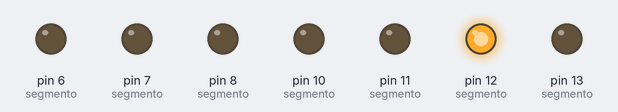
Simulated run of this sketch. Board: Arduino Uno, built with avr-gcc and run on an emulated ATmega328P. On the bench: output pins drawn as LEDs (lit = HIGH).

Above: at 0.5 s.
At 2.5 s:
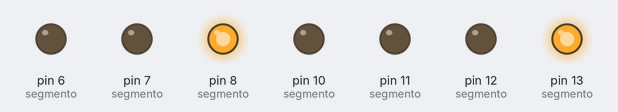
At 3.5 s:
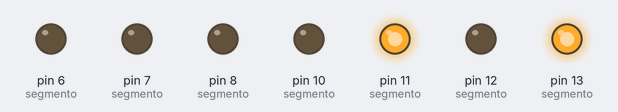
At 5.5 s:
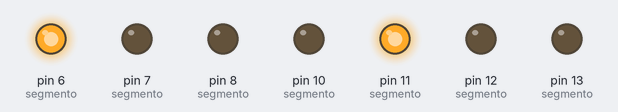
At 8.5 s:
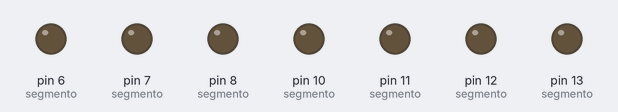
At 11.5 s:
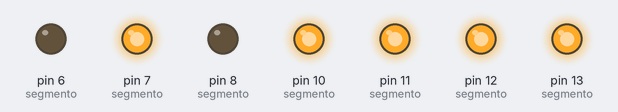
Timing chart, 0 to 13.0 s (numbered marks = the images above):
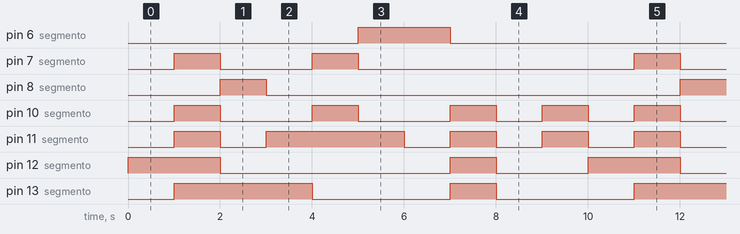

Measured:
- by itself, pin 6 (segmento): alternates HIGH for 2.0 s and LOW for 8.0 s
- by itself, pin 7 (segmento): repeats every 10.0 s: LOW 2.0 s, HIGH 1.0 s, LOW 6.0 s, HIGH 1.0 s
- by itself, pin 8 (segmento): alternates HIGH for 1.0 s and LOW for 9.0 s
- by itself, pin 10 (segmento): repeats every 10.0 s: 2 × (LOW 2.0 s, HIGH 1.0 s), 2 × (LOW 1.0 s, HIGH 1.0 s)
- by itself, pin 11 (segmento): repeats every 10.0 s: LOW 1.0 s, HIGH 3.0 s, 3 × (LOW 1.0 s, HIGH 1.0 s)
- by itself, pin 12 (segmento): repeats every 10.0 s: LOW 5.0 s, HIGH 1.0 s, LOW 2.0 s, HIGH 2.0 s
- by itself, pin 13 (segmento): repeats every 10.0 s: LOW 3.0 s, HIGH 1.0 s, LOW 3.0 s, HIGH 3.0 s

The sketch:

7segments-arduino.ino
```cpp
#define  SEG_A  7
#define  SEG_B  6
#define  SEG_C  8
#define  SEG_D  10
#define  SEG_E  11
#define  SEG_F  13
#define  SEG_G  12

byte segmento[7] = {SEG_A, SEG_B, SEG_C, SEG_D, SEG_E, SEG_F, SEG_G}, cont;
byte digito[10][7]  = { {0,0,0,0,0,0,1},    // 0
                        {1,0,0,1,1,1,1},    // 1
                        {0,0,1,0,0,1,0},    // 2
                        {0,0,0,0,1,1,0},    // 3
                        {1,0,0,1,1,0,0},    // 4
                        {0,1,0,0,1,0,0},    // 5
                        {0,1,0,0,0,0,0},    // 6
                        {0,0,0,1,1,1,1},    // 7
                        {0,0,0,0,0,0,0},    // 8
                        {0,0,0,1,1,0,0} };  // 9

void display7seg(byte estado[]) {
  for (byte i = 0; i < 7; i++)
    digitalWrite(segmento[i],estado[i]);
}

void setup() {
  for (byte i = 0; i < 7; i++)
    pinMode(segmento[i], OUTPUT);
  cont = 0;
}

void loop() {
  display7seg(digito[cont++]);
  if (cont > 9)
    cont = 0;
  delay(1000);
}
```
